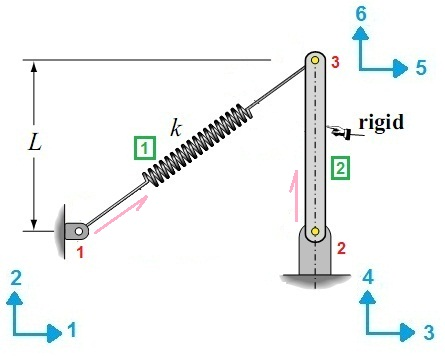
%> input picture PushoverLateralTruss02/PushoverLateralTruss03Ldc.jpg, 445 x 356 px
$ octave PushoverLateralTruss03Ldc.m   (GNU Octave 9; MATLAB toolbox functions it lacks are replaced by stand-ins)
%> lines starting %> are read from the running program, lines starting %| are printed output that depends on the picture
%***********************************************************%
%                 >> IN THE NAME OF ALLAH <<                %
% Pushover Analysis of 1st Linear truss                     %
% subjected to constant axial and and lateral displacement  %
% Checking the analysis by Displacement - Large displacement%
% ABAQUS anad SEISMSOSTRUCT verification                    %
%-----------------------------------------------------------%
%     This program is written by salar delavar ghashghaei   %
%          E-mail:salar.d.ghashghaei@gmail.com              %
%***********************************************************%
clear all;close all;clc
% Define Parameters in unit: mm,kN
P5=0; % [kN]
P6=0; % [kN]
D5=1;% [mm] Initial Displacement  [DOF (5)] Incremantal Displacement
D6=1;% [mm] Initial Displacement  [DOF (6)] Incremantal Displacement
D5max=100; % [mm] Maximum displacement [DOF (5)]
D6max=500; % [mm] Maximum displacement [DOF (6)]
XY1i=[0 0]; % [x y] Point 1 Coordinate
XY2i=[500 0]; % [x y] Point 2 Coordinate
XY3i=[500 250]; % [x y] Point 3 Coordinate
A1 = 3.1415*(50)^2/4; % [mm^2]
A2 = 3.1415*(1000)^2/4; % [mm^2]
E=200;% [N/mm^2] Modulus of elasticity
m = 100; % number of calculation
itermax = 5000;% maximum number of iterations
tolerance = 1e-12; % specified tolerance for convergence
L1i=(((XY3i(1)-XY1i(1))^2+(XY3i(2)-XY1i(2))^2)^.5);
L2i=(((XY3i(1)-XY2i(1))^2+(XY3i(2)-XY2i(2))^2)^.5);
EA1 = E*A1; % [kN]
EA2 = E*A2; % [kN]
u = zeros(1,1);% initial guess value
%%% monitor cpu time
starttime = cputime;

%% Large Displacement Analysis [DOF(6)]
disp('########################################');
disp('# Large Displacement Analysis [DOF(6)] #');
disp('########################################');
% Gradually increase the applied displacement
for i=1:m
up=D6*i;
XY1=[XY1i(1) XY1i(2)]; % [x y] Point 1 Coordinate
XY2=[XY2i(1) XY2i(2)]; % [x y] Point 2 Coordinate
XY3=[XY3i(1)+u(1) XY3i(2)+up]; % [x y] Point 3 Coordinate
L1 = ((XY3(1)-XY1(1))^2+(XY3(2)-XY1(2))^2)^.5; % [mm]
L2 = ((XY3i(1)-XY2i(1))^2+(XY3i(2)-XY2i(2))^2)^.5; % [mm]
lanX1=(XY3(1)-XY1(1))/L1;lanY1=(XY3(2)-XY3(2))/L1;
lanX2=(XY3(1)-XY2(1))/L2;lanY2=(XY3(2)-XY2(2))/L2;
G1=EA1/L1;
G2=EA2/L2;
% initial assemble global K matrix
        %  5    6
Kp = [G1*lanX1^2+G2*lanX2^2 G1*lanX1*lanY1+G2*lanX2*lanY2;
      G1*lanX1*lanY1+G2*lanX2*lanY2 G1*lanY1^2+G2*lanY2^2];
Fii=Kp(:,2)*up;
Kini = [G1*lanX1^2+G2*lanX2^2];
% Define the applied load
Fi = [P5;P6];
F=Fi-Fii;F=[F(1,1)];
        it = 0; % initialize iteration count
        residual = 100; % initialize residual
while (residual > tolerance)
XY1=[XY1i(1) XY1i(2)]; % [x y] Point 1 Coordinate
XY2=[XY2i(1) XY2i(2)]; % [x y] Point 2 Coordinate
XY3=[XY3i(1)+u(1) XY3i(2)+up]; % [x y] Point 3 Coordinate
L1 = ((XY3(1)-XY1(1))^2+(XY3(2)-XY1(2))^2)^.5; % [mm]
L2 = ((XY3i(1)-XY2i(1))^2+(XY3i(2)-XY2i(2))^2)^.5; % [mm]
lanX1=(XY3(1)-XY1(1))/L1;lanY1=(XY3(2)-XY3(2))/L1;
lanX2=(XY3(1)-XY2(1))/L2;lanY2=(XY3(2)-XY2(2))/L2;
G1=EA1/L1;
G2=EA2/L2;
% initial assemble global K matrix
        %  5    6
   K = [G1*lanX1^2+G2*lanX2^2];
        f=K*u-F;
        %calculate du1 & du2
        du = Kini^-1 *(-f);
        %Calculate the residual (internal-external force deviation)
        residual = max(abs(du)); % evaluate residual
        it = it + 1; % increment iteration count
        if it == itermax
          fprintf('(-)For increment %1.0f trail iterations reached to Ultimate %1.0f\n',i,it)
             disp('    ## The solution for this step is not converged ##')
            break
        end
        u = u+du; % update u
      end
              % iteration control
              if it < itermax
              fprintf('(+)Increment %1.0f : It is converged in %1.0f iterations\n',i,it)
              end
lanX1N1(i)=lanX1;lanY1N1(i)=lanY1;
lanX2N1(i)=lanX2;lanY2N1(i)=lanY2;
DU1(i)=residual;I1(i)=i;IT1(i)=it;
XY3ox1(i)=[XY3(1)];XY3oy1(i)=[XY3(2)];
es1=(L1-L1i)/L1i;es2=(L2-L2i)/L2i;
ess1o1(i)=es1;ess2o1(i)=es2;
%% Force and Dispalcement for each increment
% Internal element force
         % Displacement Transformation Matrix
        T1 = [lanX1 lanY1 0 0;
              0 0 lanX1 lanY1];
        % Stiffness Matrix for each element
        Kele1 = [G1 -G1;
                -G1 G1];
        Fele1 = T1'*Kele1*T1*[0;0;u(1);up];
        Fele1i1(i) = EA1*es1;%G1*[-lanX1 -lanY1 lanX1 lanY1]*[0;0;u(1);up];% Internal Force of element 1
        % Displacement Transformation Matrix
        T2 = [lanX2 lanY2 0 0;
              0 0 lanX2 lanY2];
        Kele2 = [G2 -G2;
                -G2 G2];
        Fele2 = T2'*Kele2*T2*[0;0;u(1);up];
        Fele2i1(i) = EA2*es2;%G2*[-lanX2 -lanY2 lanX2 lanY2]*[0;0;u(1);up];% Internal Force of element 2
% Force and Dispalcement for each increment
    U1N(i) = u(1);
    U2N(i) = up;
    INT_N_f1(i) = -EA1*es1*lanY1;%Fele1(1);% Base reaction of element 1
    INT_N_f2(i) = -EA2*es2*lanY2;%Fele2(1);% Base reaction of element 2
    TBSN1(i)=[INT_N_f1(i)+INT_N_f2(i)]; % Total Base Shear
    if abs(up) >= D6max;disp('      ## Displacement at [DOF (6)] reached to Ultimate Displacement ##');break;end
end
D1=[U2N'];F1=[TBSN1'];
disp('+ Large Displacement Analysis [DOF(6)] +');
disp(' X-displacement(D5)   Y-displacement(D6)');
disp('----------------------------------------')
disp([U1N' U2N'])
disp('+ ==================================== +');
disp('  Axial Load(f1)   Axial Load(f2)       ');
disp('----------------------------------------');
disp([INT_N_f1' INT_N_f2']);
disp('+======================================+');
disp('  Y-displacement(D6)   Base Reaction(kN) ');
disp('----------------------------------------');
disp([U2N' TBSN1']);
XXi1=[XY1i(1),XY3i(1),XY2i(1)];YYi1=[XY1i(2),XY3i(2),XY2i(2)];
XX1=[XY1(1),XY3(1),XY2(1)];YY1=[XY1(2),XY3(2),XY2(2)];
%% Large Displacement Analysis [DOF(5)]
disp('########################################');
disp('# Large Displacement Analysis [DOF(5)] #');
disp('########################################');
u = zeros(1,1);% initial guess value
% Gradually increase the applied displacement
for i=1:m;
up=D5*i;
XY1=[XY1i(1) XY1i(2)]; % [x y] Point 1 Coordinate
XY2=[XY2i(1) XY2i(2)]; % [x y] Point 2 Coordinate
XY3=[XY3i(1)+up XY3i(2)+u(1)]; % [x y] Point 3 Coordinate
L1 = ((XY3(1)-XY1(1))^2+(XY3(2)-XY1(2))^2)^.5; % [mm]
L2 = ((XY3i(1)-XY2i(1))^2+(XY3i(2)-XY2i(2))^2)^.5; % [mm]
lanX1=(XY3(1)-XY1(1))/L1;lanY1=(XY3(2)-XY1(2))/L1;
lanX2=(XY3(1)-XY2(1))/L2;lanY2=(XY3(2)-XY2(2))/L2;
G1=EA1/L1;
G2=EA2/L2;
% initial assemble global K matrix
        %  5    6
Kp = [G1*lanX1^2+G2*lanX2^2 G1*lanX1*lanY1+G2*lanX2*lanY2;
      G1*lanX1*lanY1+G2*lanX2*lanY2 G1*lanY1^2+G2*lanY2^2];
Fii=Kp(:,1)*up;
Kini = [G1*lanY1^2+G2*lanY2^2];
% Define the applied load
Fi = [P5;P6];
F=Fi-Fii;F=[F(2,1)];
        it = 0; % initialize iteration count
        residual = 100; % initialize residual
      while (residual > tolerance)
XY1=[XY1i(1) XY1i(2)]; % [x y] Point 1 Coordinate
XY2=[XY2i(1) XY2i(2)]; % [x y] Point 2 Coordinate
XY3=[XY3i(1)+up XY3i(2)+u(1)]; % [x y] Point 3 Coordinate
L1 = ((XY3(1)-XY1(1))^2+(XY3(2)-XY1(2))^2)^.5; % [mm]
L2 = ((XY3i(1)-XY2i(1))^2+(XY3i(2)-XY2i(2))^2)^.5; % [mm]
lanX1=(XY3(1)-XY1(1))/L1;lanY1=(XY3(2)-XY1(2))/L1;
lanX2=(XY3(1)-XY2(1))/L2;lanY2=(XY3(2)-XY2(2))/L2;
G1=EA1/L1;
G2=EA2/L2;
% initial assemble global K matrix
        %  5    6
   K = [G1*lanY1^2+G2*lanY2^2];
        f=K*u-F;
        %calculate du1 & du2
        du = Kini^-1 *(-f);
        %Calculate the residual (internal-external force deviation)
        residual = max(abs(du)); % evaluate residual
        it = it + 1; % increment iteration count
        if it == itermax
          fprintf('(-)For increment %1.0f trail iterations reached to Ultimate %1.0f\n',i,it)
             disp('    ## The solution for this step is not converged ##')
            break
        end
        u = u+du; % update u
      end
              % iteration control
              if it < itermax
              fprintf('(+)Increment %1.0f : It is converged in %1.0f iterations\n',i,it)
              end
lanX1L1(i)=lanX1;lanY1L1(i)=lanY1;
lanX2L1(i)=lanX2;lanY2L1(i)=lanY2;
DU2(i)=residual;I2(i)=i;IT2(i)=it;
XY3ox2(i)=[XY3(1)];XY3oy2(i)=[XY3(2)];
es1=(L1-L1i)/L1i;es2=(L2-L2i)/L2i;
ess1o2(i)=es1;ess2o2(i)=es2;LL1(i)=L1;LL2(i)=L2;
%% Force and Dispalcement for each increment
% Internal element force
         % Displacement Transformation Matrix
        T1 = [lanX1 lanY1 0 0;
              0 0 lanX1 lanY1];
        % Stiffness Matrix for each element
        Kele1 = [G1 -G1;
                -G1 G1];
        Fele1 = T1'*Kele1*T1*[0;0;up;u(1)];
        Fele1i2(i) = EA1*es1;% Internal Force of element 1
        % Displacement Transformation Matrix
        T2 = [lanX2 lanY2 0 0;
              0 0 lanX2 lanY2];
        Kele2 = [G2 -G2;
                -G2 G2];
        Fele2 = T2'*Kele2*T2*[0;0;up;u(1)];
        Fele2i2(i) = EA2*es2;% Internal Force of element 2
% Force and Dispalcement for each increment
    U1L(i) = up;
    U2L(i) = u(1);
    INT_L_f1(i) = -EA1*es1*lanX1;%Fele1(1);% Base reaction of element 1
    INT_L_f2(i) = -EA2*es2*lanX2;%Fele2(1);% Base reaction of element 2
    INT_L_f1y(i) = -EA1*es1*lanY1;INT_L_f2y(i) = -EA2*es2*lanY2;
    TBSL2(i)=[INT_L_f1(i)+INT_L_f2(i)]; % Total Base Shear
    if abs(up) >= D5max;disp('      ## Displacement at [DOF (5)] reached to Ultimate Displacement ##');break;end
end
D2=[U1L'];F2=[TBSL2'];
disp('+ Large Displacement Analysis [DOF(5)] +');
disp(' X-displacement(D4)   Y-displacement(D5)');
disp('----------------------------------------')
disp([U1L' U2L'])
disp('+======================================+');
disp('  Axial Load(f1)   Axial Load(f2)       ');
disp('----------------------------------------');
disp([INT_L_f1' INT_L_f2']);
disp('+======================================+');
disp('  Y-displacement(D5)   Base Reaction(kN) ');
disp('----------------------------------------');
disp([U1L' TBSL2']);
disp('+======================================+');
XXi20=[XY1i(1),XY3i(1),XY2i(1)];YYi20=[XY1i(2),XY3i(2),XY2i(2)];
XXi21=[XY1i(1),XY3i(1)+U1L(25),XY2i(1)];YYi21=[XY1i(2),XY3i(2),XY2i(2)];
XXi22=[XY1i(1),XY3i(1)+U1L(50),XY2i(1)];YYi22=[XY1i(2),XY3i(2),XY2i(2)];
XXi23=[XY1i(1),XY3i(1)+U1L(75),XY2i(1)];YYi23=[XY1i(2),XY3i(2),XY2i(2)];
XXi24=[XY1(1),XY3(1),XY2(1)];YYi24=[XY1(2),XY3(2),XY2(2)];
%%%  print time of computation
totaltime = cputime - starttime;
fprintf('\nTotal time (s): %7.4f \n\n',totaltime)
%% imaging
figure(1)
IMAGE=imread('PushoverLateralTruss03Ldc.jpg');
%> IMAGE is the input picture: size 356x445x3 uint8; mean R, G, B 242.4, 244.5, 244.4
image(IMAGE);axis image;axis off;
figure(2)
p1=plot(I1,DU1,'black',I2,DU2,'--blue');grid on;set(p1,'LineWidth',2);
xlabel('increment');ylabel('Residual');
title('Residual-increment diagram','color','b');
legend('[DOF(6)]','[DOF(5)]','Location','NorthEastOutside');
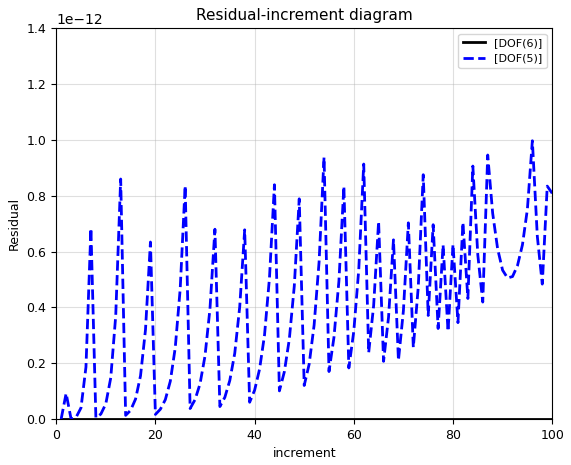
%> figure redrawn from the program's plot data; curve peaks at x = 96, y = 9.97e-13
figure(3)
p1=plot(I1,IT1,'black',I2,IT2,'--blue');grid on;set(p1,'LineWidth',2);
xlabel('increment');ylabel('Iteration');
title('Iteration-increment diagram','color','b');
legend('[DOF(6)]','[DOF(5)]','Location','NorthEastOutside');
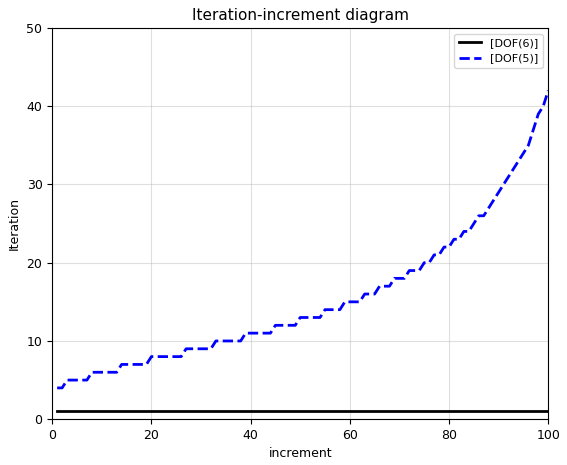
%> figure redrawn from the program's plot data; curve peaks at x = 100, y = 42
figure(4)
p1=plot(lanX1N1,lanY1N1,'-.black',lanX2N1,lanY2N1,'-.blue');grid on;set(p1,'LineWidth',3);
legend('Angle of element 1','Angle of element 2','Location','NorthEastOutside');
xlabel('Angle of element during the incremental Loading [cos (a)] (rad)');ylabel('Angle of element during the incremental Loading [sin (a)] (rad)]');
title('[DOF(6)]: Angle of elements during the incremental displacement','color','b')
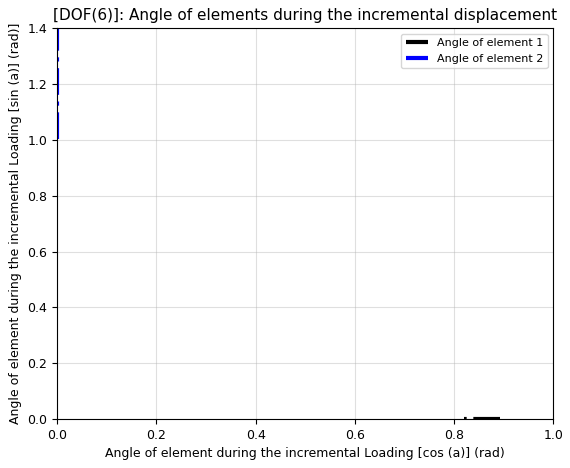
%> figure redrawn from the program's plot data
figure(5)
p1=plot(U1N,U2N,'oblack');grid on;set(p1,'LineWidth',3);
xlabel('Displacement-X (mm) [DOF(5)]');ylabel('Displacement-Y (mm) [DOF(6)]');
title('[DOF(6)]: Large Displacement Theory - Displacement-X and Y during the incremental displacement[DOF(6)]','color','b');
figure(6)
p1=plot(ess1o1,ess2o1,'oblack');grid on;set(p1,'LineWidth',3);
xlabel('Ele.1 Strain (mm/mm)');ylabel('Ele.2 Strain (mm/mm)');
title('Strain in element of truss during the incremental displacement [DOF(6)]  (Positive=Tension) (Negative=Compression)','color','b');
figure(7)
p1=plot(XY3ox1,XY3oy1,'oblack');grid on;set(p1,'LineWidth',3);
xlabel('Coordinate of node(3) (mm) [DOF(5)]');ylabel('Coordinate of node(3) (mm) [DOF(6)]');
title('[DOF(6)]: Large Displacement Theory - Coordinate of node(3) during the incremental displacement[DOF(6)]','color','b');
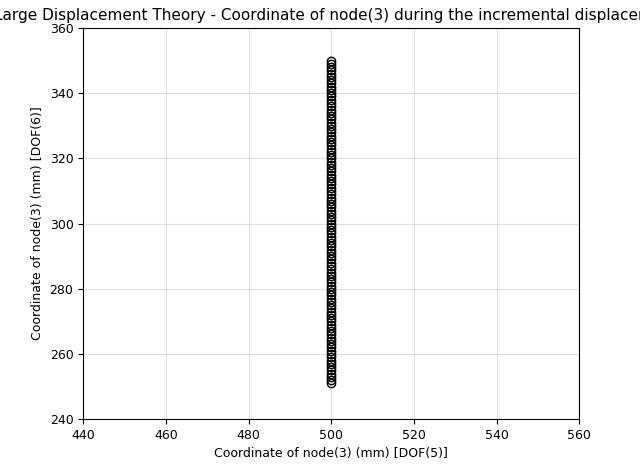
%> figure redrawn from the program's plot data
figure(8)
p1=plot(D1,F1);grid on;set(p1,'LineWidth',3);
xlabel('Displacement (mm) [DOF(6)]');ylabel('Base Reaction (kN) [DOF(2)+DOF(4)]');
title('[DOF(6)]: Base Reaction-Displacement of truss during the incremental displacement','color','b');
figure(9)
p1=plot(D1,Fele1i1,D1,Fele2i1,'r--');grid on;set(p1,'LineWidth',3);
xlabel('Displacement (mm) [DOF(6)]');ylabel('Axial Load of element (kN)');
title('Element Axial Load-Displacement of truss during the incremental displacement [DOF(6)]  (Positive=Tension) (Negative=Compression)','color','b');
legend('Analysis-ele. 1','Analysis-ele. 2','Location','NorthEastOutside');
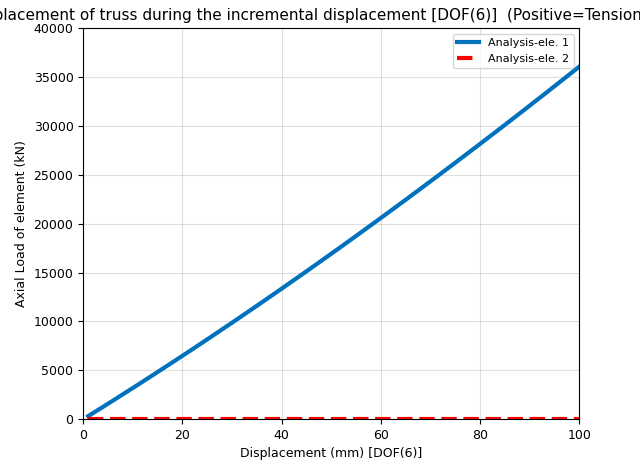
%> figure redrawn from the program's plot data; curve peaks at x = 100, y = 36043.8
figure(10)
p1=plot(XXi1,YYi1,XX1,YY1,'r--');grid on;set(p1,'LineWidth',3);
xlabel('X-Diemention (mm)');ylabel('Y-Diemention (mm)');
title('Shape of truss during the incremental displacement [DOF(6)]','color','b');
legend('Not loading step','Last step','Location','NorthEastOutside');
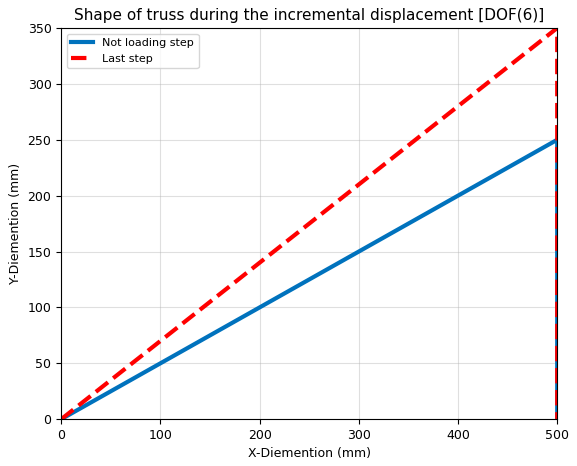
%> figure redrawn from the program's plot data
figure(11)
p1=plot(lanX1L1,lanY1L1,'-.black',lanX2L1,lanY2L1,'-.blue');grid on;set(p1,'LineWidth',3);
legend('Angle of element 1','Angle of element 2','Location','NorthEastOutside');
xlabel('Angle of element during the incremental Loading [cos (a)] (rad)');ylabel('Angle of element during the incremental Loading [sin (a)] (rad)]');
title('[DOF(5)]: Angle of elements during the incremental displacement','color','b')
%> figure, not shown here; curve peaks at x = 0.895, y = 0.446; curve peaks at x = 0.004, y = 1
figure(12)
p1=plot(U1L,U2L,'oblack');grid on;set(p1,'LineWidth',3);
xlabel('Displacement-X (mm) [DOF(5)]');ylabel('Displacement-Y (mm) [DOF(6)]');
title('[DOF(5)]: Large Displacement Theory - Displacement-X and Y during the incremental displacement','color','b');
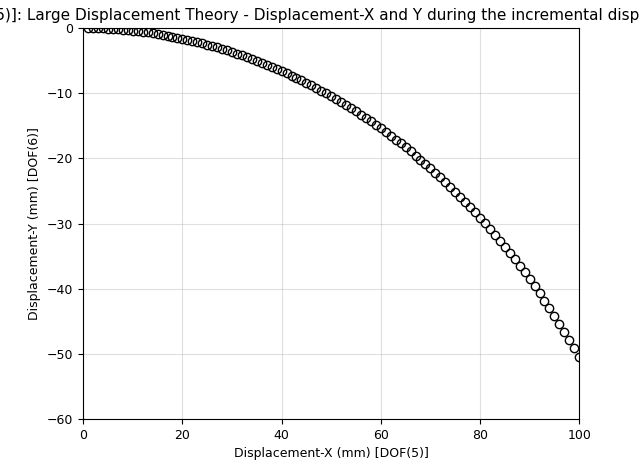
%> figure redrawn from the program's plot data; highest point at x = 1, y = -0.00445
figure(13)
p1=plot(ess1o2,ess2o2,'oblack');grid on;set(p1,'LineWidth',3);
xlabel('Ele.1 Strain (mm/mm)');ylabel('Ele.2 Strain (mm/mm)');
title('Strain in element of truss during the incremental displacement [DOF(5)]  (Positive=Tension) (Negative=Compression)','color','b');
figure(14)
p1=plot(XY3ox2,XY3oy2,'oblack');grid on;set(p1,'LineWidth',3);
xlabel('Coordinate of node(3) (mm) [DOF(5)]');ylabel('Coordinate of node(3) (mm) [DOF(6)]');
title('[DOF(5)]: Large Displacement Theory - Coordinate of node(3) during the incremental displacement[DOF(5)]','color','b');
figure(15)
p1=plot(D2,INT_L_f1y,D2,INT_L_f2y,'r--');grid on;set(p1,'LineWidth',3);
xlabel('Displacement (mm) [DOF(5)]');ylabel('Base Reaction (kN)');
title('[DOF(5)]: Base Reaction-Displacement of truss during the incremental displacement[DOF(5)]','color','b');
figure(16)
p1=plot(D2,F2);grid on;set(p1,'LineWidth',3);
xlabel('Displacement (mm) [DOF(5)]');ylabel('Base Reaction (kN) [DOF(1)+DOF(3)]');
title('[DOF(5)]: Base Reaction-Displacement of truss during the incremental displacement[DOF(5)]','color','b');
figure(17)
p1=plot(D2,Fele1i2,D2,Fele2i2,'r--');grid on;set(p1,'LineWidth',3);
xlabel('Displacement (mm) [DOF(5)]');ylabel('Axial Load of element (kN)');
title('Element Axial Load-Displacement of truss during the incremental displacement [DOF(5)]  (Positive=Tension) (Negative=Compression)','color','b');
legend('Analysis-ele. 1','Analysis-ele. 2','Location','NorthEastOutside');
figure(18)
p1=plot(XXi20,YYi20,XXi21,YYi21,'r--',XXi22,YYi22,'r--',XXi23,YYi23,'r--',XXi24,YYi24,'r--');grid on;set(p1,'LineWidth',3);
xlabel('X-Diemention (mm)');ylabel('Y-Diemention (mm)');
title('Shape of truss during the incremental displacement [DOF(5)]','color','b');
legend('Not loading step [DOF(5)=0 mm]','[DOF(5)=25 mm]','[DOF(5)=50 mm]','[DOF(5)=75 mm]','Last step [DOF(5)=100 mm]','Location','NorthEastOutside');
